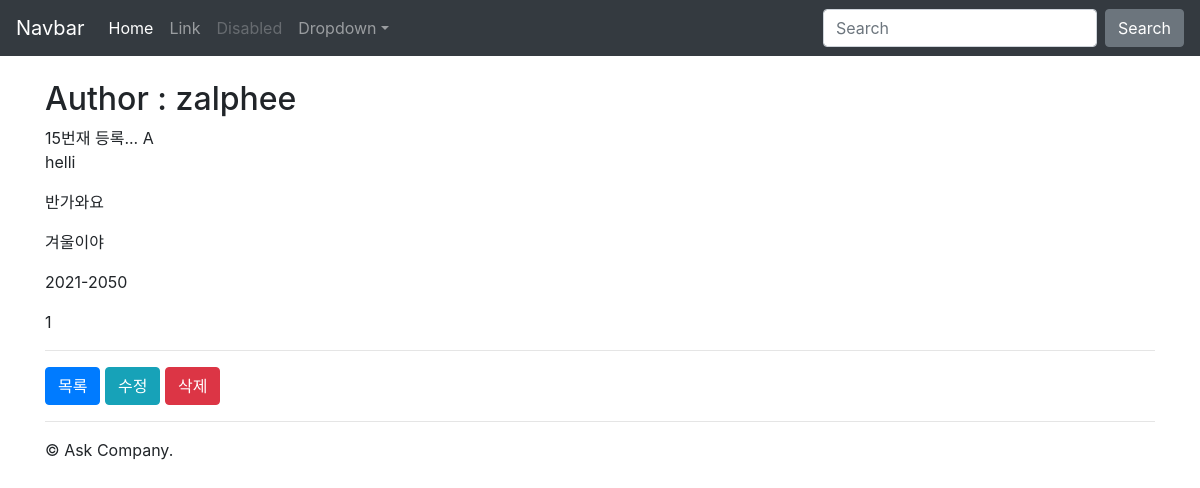
The page /instagram/13/ on the database as committed earlier.
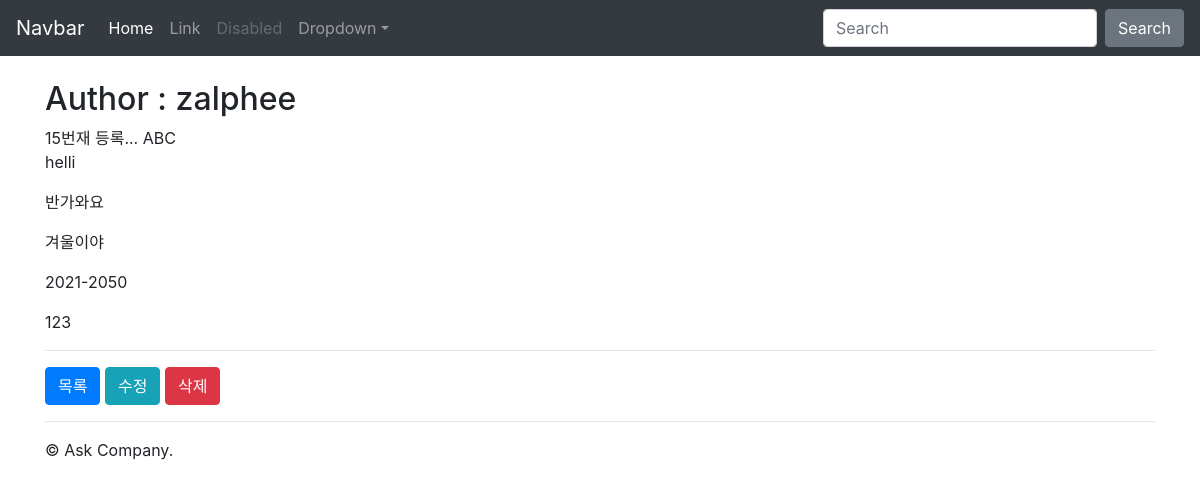
The same page on the database as committed later.
### instagram/models.py (models this page shows, shortened)
class Post(models.Model):
    author = models.ForeignKey(settings.AUTH_USER_MODEL, on_delete=CASCADE, related_name="instagram_post_set")
    message = models.TextField(
        validators=[MinLengthValidator(10)]
    )
    photo = models.ImageField(blank=True, upload_to='instagram/post/images/%Y/%m/%d/')
    tag_set = models.ManyToManyField('Tag', blank=True)
    is_public = models.BooleanField(default=False, verbose_name='공개여부')
    created_at = models.DateTimeField(auto_now_add=True)
    updated_at = models.DateTimeField(auto_now=True)
    class Meta:
        ordering = ['-id']
    def message_length(self):
        return len(self.message)
    message_length.short_description = "메시지 글자수"

### instagram/templates/instagram/post_detail.html (shortened to what this page needs)
{% extends "instagram/layout.html" %}
{% block content %}
    <h2>Author : {{ post.author }}</h2>
    {{ post.message | linebreaks }}
    <hr>
    <a href="{% url 'instagram:post_list' %}" class="btn btn-primary">목록</a>
    <a href="{% url 'instagram:post_edit' post.pk %}" class="btn btn-info">수정</a>
    <a href="{% url 'instagram:post_delete' post.pk %}" class="btn btn-danger">삭제</a>
{% endblock content %}

Rows that differ between the two databases and show on the page:
changed Post "zalphee": message "15번재 등록... A helli 반가와요 겨울이야 2021-2050 1" → "15번재 등록... ABC helli 반가와요 겨울이야 2021-2050 123"
